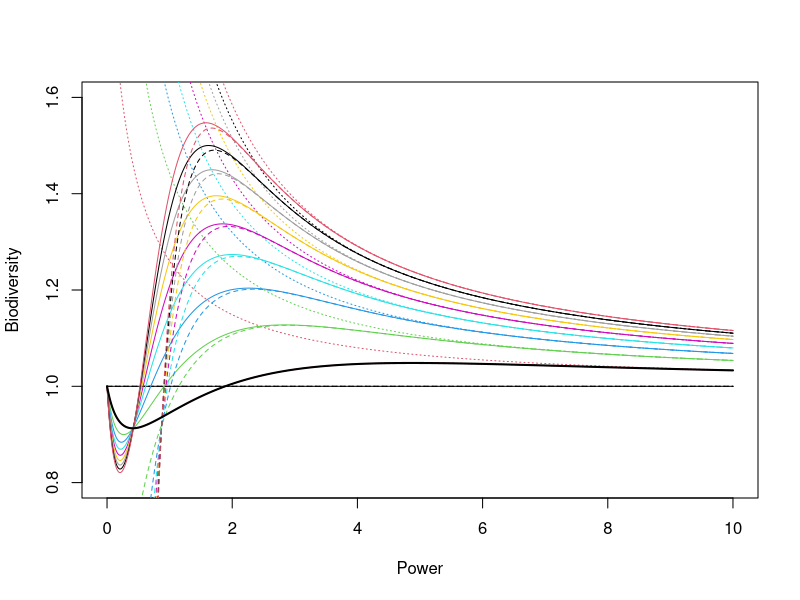
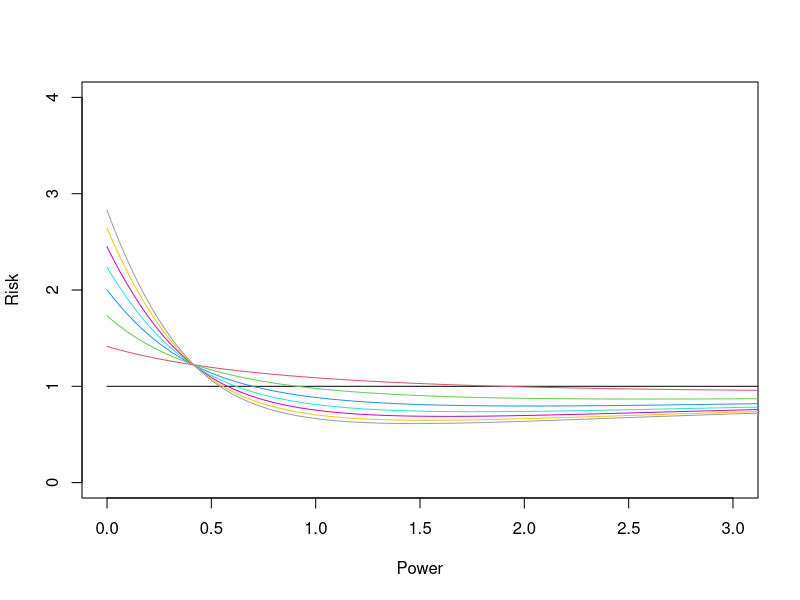

R code for these plots, in order: (Note: this script raises an error after producing the figures.)
k <- seq(0, 2, by=0.001)
m <- 2

# This computes the biodiversity ratio of m versus 1 fragments of the same shape
# if area of the m fragments is such that the total risk is the same in both cases,
# where the dilution effect is d
biod <- function(z, m, d=1) {
  # log(m ^ (z*(z*d - 1/2) / (z*d + 1/2)) * (1 - (1 - 1/m^z)^m))
  
  # question: Can we expand (1 - (1-1/m^z)^m) for large z and show some sort of decay?
  # e.g. for m=1 it's just 1
  #      for m=2 it's 1-(1 - 1/2^z)^2 = 1 - (1 - 2/(2^z) + 1/(2^z^2))
  #                                   = 2/2^z - 1/4^z -> 0 as z -> inf with rate similar to e^x ??
  #                                   = 1/2^z * (2 - 1/2^z)
  # then we also have                2^z / 2^(1/(z + 1/2))
  #logb = (z*(z*d - 1/2) / (z*d + 1/2)) * log(m) + log(1 - ((m^z - 1)/m^(z*m))^m)
  #exp(logb)
   m ^ (z*(z*d - 1/2) / (z*d + 1/2)) * (1 - (1 - 1/m^z)^m)
}

#
# 1. Plot of perimeter vs solidity for deBroglie with differing number of petals
# 2. Plot of dilution effect - split the colours up.
# 3. deBroglie cirles plots (i.e. what they look like)
# 4. Read + critique manuscript
# 5. Play with the maths???
# 
# This computes the risk ratio of m versus 1 fragments of the same shape
# if area of the m fragments is such that the total biodiversity is the same in both cases,
# where the dilution effect is d
risk <- function(z, m, d=1) {
  1 / (m ^ (z*d - 1/2) * (1 - (1 - 1/m^z)^m)^((z*d+1/2)/z))
}

plot(NULL, xlim=c(0,10), ylim=c(0.8,1.6), xlab="Power", ylab="Biodiversity")
for (i in 1:10) {
  plot(function(x) { biod(x, i)}, xlim=c(0, 10), col=i, add=TRUE, n=1000)
  x = seq(0,10,by=0.01)
  lines(x, i^(0.5/(x+0.5)), lty='dotted', col=i)
  lines(x, i^(0.5/(x+0.5))*(1-(i*(i-1)/2)/(i^(x+1))), lty='dashed', col=i)
}
lines(x, 2^((1/2)/(x+1/2))*(1-2^(-(x+1))), lwd=2)

plot(NULL, xlim=c(0,3), ylim=c(0,4), xlab="Power", ylab="Risk")
for (i in 1:8) {
  plot(function(x) { risk(x, i)}, xlim=c(0, 4), col=i, add=TRUE, n=1000)
}

# alternate computation for total biodiversity
area <- c(1,1,1)/3
power <- 0.5

total_area = sum(area)
prop_area = area / total_area
prop_biod = prop_area^power
prop_outside_biod = 1 - prop_biod
prop_outside_all  = prod(prop_outside_biod)
prop_union_biod   = 1 - prop_outside_all
total_biod = total_area^power
total_union = total_biod * prop_union_biod
total_union

# In the special case of power=0.5, the above is same as:
biod(0.5, 3)

# the biod function otherwise uses different areas in the m versus 1 case so that risk is balanced.

# now, for risk, we'll need to take area/k to the power z then multiply by perimeter and add?
3 * ((1/3)^power * sqrt(1/3))
(risk(0.5,3)/3)

1 - (1 - (1/m)^z)^m

find_power <- function(m, d) {
  lwr = risk(0.01,m,d)-1
  upr = risk(2,m,d)-1
  if (lwr*upr > 0) {
    return(NA);
  }
  uniroot(function(x, m, d) { risk(x,m,d)-1 }, interval=c(0,2), m=m, d=d)$root
}



##### Some later figure: Dilution effect stuff here

## Figure 6: Fragments vs power for different dilution effects
dilute_val <- c(0.9, 1, 1.2)
dilute_col <- c('purple', 'black', 'red')
dilute_lty <- c('dashed', 'solid', 'dashed')
dilute_lwd <- c(1, 2, 1)

balance <- expand.grid(fragments = 2:10, dilute = dilute_val)
balance$power <- apply(balance, 1, function(x) { find_power(x[1], x[2]) })

pdf("figures/power_vs_fragments_by_dilution.pdf", width=7, height = 7)
plot(NULL, xlim=c(2,10), ylim=c(0,3), xlab="Number of patches", ylab="power (z)")
for (i in 1:length(dilute_val))
  lines(power ~ fragments, data=subset(balance, dilute==dilute_val[i]), col=dilute_col[i], lty=dilute_lty[i], lwd=dilute_lwd[i])
legend('topright', bty='n', legend=dilute_val, lty = dilute_lty, col = dilute_col, lwd = dilute_lwd, title = 'd')
dev.off()

# Plot of risk vs fragments for a given power, for same biodiversity
z_val <- 0.28
eride <- data.frame(Fragments = 1:10, eRIDE = risk(z = z_val, m = 1:10, d = 1))

pdf("figures/eRIDE_vs_fragments_for_z_0_28_same_biodiversity_diff_area.pdf", width=7, height = 7)
plot(eRIDE ~ Fragments, type='l', data=eride)
dev.off()


#### Supplementary plots
# Risk vs power for different fragments (conserving biodiversity, diff areas)
z_vals <- seq(0.1, 3, by=0.1)
frags  <- 2:10
frag_col <- grey((frags-1)/15)
pdf("figures/eRIDE_vs_power_same_biodiversity_diff_areas.pdf", width=7, height=7)
plot(NULL, xlim = range(z_vals), ylim=c(0.5,2.6), type='n', xlab='Power (z)', ylab='eRIDE', xaxs='i')
abline(h=1, lty='dashed')
for (f in seq_along(frags)) {
  lines(z_vals, risk(z_vals, frags[f]), col=frag_col[f])
}
legend('topright', legend=c(1, frags), lty=c('dashed', rep('solid', length(frags))), col=c('black', grey((frags-1)/15)), title = 'Patches', bty='n')
dev.off()

# Biodiversity vs power for different fragments (conserving eRIDE, diff areas)
z_vals <- seq(0.02, 3, by=0.02)
frags  <- 2:10
frag_col <- grey((frags-1)/15)
pdf("figures/biodiversity_vs_power_same_eRIDE_diff_areas.pdf", width=7, height=7)
plot(NULL, xlim = range(z_vals), ylim=c(0.7,1.8), type='n', xlab='Power (z)', ylab='Biodiversity', xaxs='i')
abline(h=1, lty='dashed')
for (f in seq_along(frags)) {
  lines(z_vals, biod(z_vals, frags[f]), col=frag_col[f])
}
legend('topleft', legend=c(1, frags), lty=c('dashed', rep('solid', length(frags))), col=c('black', grey((frags-1)/15)), title = 'Patches', bty='n')
dev.off()


risk_pow <- expand.grid(Power = z_vals, Fragments = 1:10)
risk_pow$eRIDE <- risk(risk_pow$Power, risk_pow$Fragments)

# Biodiversity vs power for different fragments (conserving risk, diff areas)

plot(NULL, xlim=c(0,4), ylim=c(0,3), xlab="Power", ylab="Risk")
for (i in 1:8) {
  plot(function(x) { risk(x, i)}, xlim=c(0, 4), col=i, add=TRUE, n=1000)
}
legend('topright', paste(1:8, "fragments"), fill=1:8)

#' Test out some de Broglie plots
#'
#' TODO:
#'   1. Change amplitude for a given k and then adjust such that area is preserved.
#'   2. Compute solidity (area to minimal circle area outside) and core (maximal circle area inside to full area?)
#'   3. Plot for various k and amplitudes, keeping area fixed (r will change)
#'   4. Compute perimeters for each one as well via numeric integration (already have this below!)
#'   
R = 1
a = 0.2
k = 10

theta = seq(0, 2*pi, length.out=1000)
r = R - a*sin(k*theta)

plot(r*cos(theta), r*sin(theta), type="l")

#' Montecarlo estimate of area.
#' Sample randomly R*sqrt(runif())

n = 10000
theta_hat = runif(n)*2*pi
r_hat = R*(1+a) * sqrt(runif(n))

sum(r_hat < R - R*a*sin(k*theta_hat))/n

area_debrolie = pi*R^2*(1 + a^2/2)
area_circle  = pi*R^2*(1+a)^2
area_debrolie/area_circle

# compute perimeter of radius R, amplitude a, petals k
arc_len <- function(R, a, k) {
  arclen_f <- function(theta, R, a, k) {
    r = R*(1 - a*sin(k*theta))
    dr = -R*a*k*cos(k*theta)
    sqrt(r^2 + dr^2)
  }
  alen <- numeric(length(R))
  if (length(a) == 1 && length(R) > 1)
    a = rep(a, length(R))
  for (i in seq_along(R))
    alen[i] = integrate(arclen_f, 0, 2*pi, subdivisions=1000,R=R[i], a=a[i], k=k)$value
  alen
}

# Amplitude should be between 0..1
# Area should be 1 (it's scale-independent, dummy)
debroglie <- function(petals, amplitude) {
  # 1. figure out the radius from the area, petals + amplitude
  #   area = pi*R^2*(1 + amplitude^2/2)
  R = 1/sqrt(1 + amplitude^2/2)
  # 2. figure out solidity + core ratio things
  solidity = (pi*1^2) / (pi*R^2*(1+amplitude)^2)
  core     = (pi*R^2*(1-amplitude)^2) / (pi*1^2)
  # 3. computer perimeter
  perimeter = arc_len(R, amplitude, petals)
  return(list(R=R, s=solidity, c=core, p=perimeter, k=petals))
}

a = seq(0,1, by=0.01)
out <- lapply(1:12, function(x) { as.data.frame(debroglie(x, a)) })
out <- do.call(rbind, out)
out$k <- factor(out$k)

library(lattice)
pdf("solidity_vs_core.pdf")
xyplot(s ~ c | k, data=out, type="l", xlab="core ratio", ylab="solidity ratio", main="Solidity ratio vs Core ratio")
xyplot(p ~ s | k, data=out, type="l", xlab="solidity ratio", ylab="perimeter", main="Perimeter vs Solidity ratio")
xyplot(p ~ c | k, data=out, type="l", xlab="core ratio", ylab="perimeter", main="Perimeter vs Core ratio")
dev.off()

out <- as.data.frame(debroglie(5, a))
tapply()
plot(s ~ c, data=out, col = k, type="l")

out <- as.data.frame(debroglie(10, a))

plot(p ~ s, data=out, type="l")

plot(r_hat*cos(theta_hat), r_hat*sin(theta_hat), pch='.', col=ifelse(r_hat < R* - R*a*sin(k*theta_hat), "red", "blue"))


plot(function(x) { ans = numeric(length(x)); for (i in seq_along(x)) ans[i] = arc_len(1, x[i], 5); ans }, xlim=c(0,1))
plot(function(x) { ans = numeric(length(x)); for (i in seq_along(x)) ans[i] = arc_len(1, x[i], 10); ans }, xlim=c(0,1), add=TRUE)

risk_petal <- function(z, m, a, k) {
  # start by balancing the biodiversity
  # Bm = (m*pi*rm^2*(1+a^2/2))^z * (1 - (1 - 1/m^z)^m)
  # B1 = (pi*r1^2*(1+a^2/2))^z
  # Bm = B1 -> m^z rm^(2z) (1 - (1 - 1/m^z)^m) = r1^(2z) ->
  r1 = 1
  rm = r1/(sqrt(m) * (1 - (1 - 1/m^z)^m)^(1/(2*z)))
  
  # risk...
  Rm = m * (pi*rm^2*(1+a^2/2))^z * arc_len(rm, a, k)
  R1 = (pi*r1^2*(1+a^2/2))^z * arc_len(r1, a, k)
  Rm / R1
}

solidity <- function(a) {
  (1 + a^2/2) / (1 + a)^2
}

pdf("z.pdf", width=12, height=12)
par(mfrow=c(3,3))
for (num_clusters in 1:9) {
  grid = expand.grid(amplitude=seq(0,1,by=0.01), complexity=0:10, z=NA)
  for (i in 1:nrow(grid)) {
    grid$z[i] = uniroot(function(x) { risk_petal(x, num_clusters, grid$amplitude[i], grid$complexity[i]) - 1 }, c(0.5, 10))$root
    if (i %% 100 == 0)
      cat("Up to", i, "of", nrow(grid), "\n")
  }
  image(seq(0,1,by=0.01), 0:10, matrix(grid$z, 101, 11), zlim=c(0.5, 10), xlab="Amplitude", ylab="Complexity (nodes)", main=paste(num_clusters, "clusters"))
}
dev.off()

pdf("risk.pdf", width=8, height=6)
plot(NULL, xlim=c(0,4), ylim=c(0,3), xlab="Power", ylab="Risk")
for (i in 1:8) {
  plot(function(x) { risk_petal(x, i, 0.8, 5)}, xlim=c(0, 4), col=i, add=TRUE, n=1000)
}
legend('topright', paste(1:8, "fragments"), fill=1:8)
dev.off()
